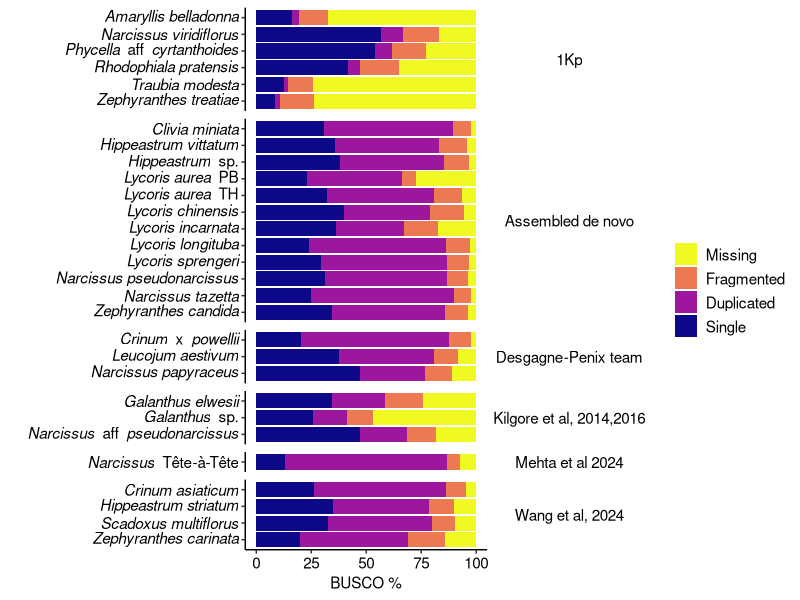
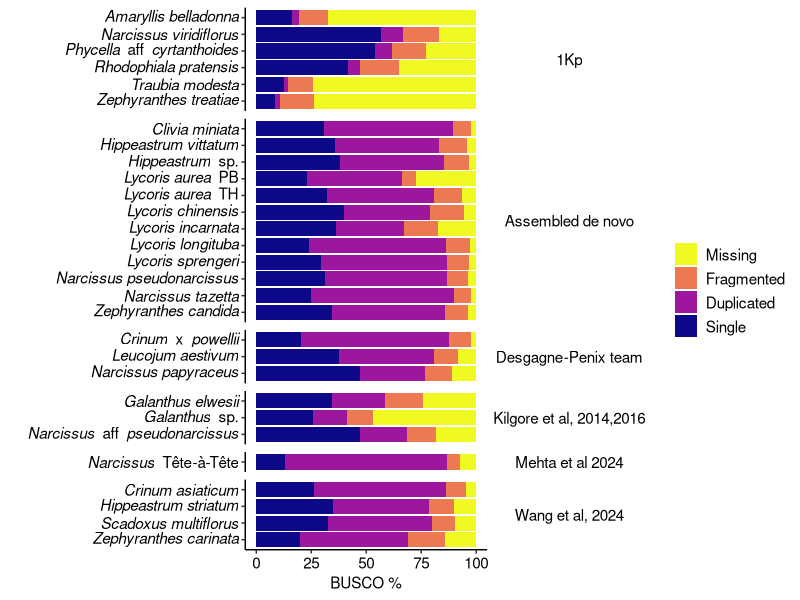

The R source for these figures, in order:
# busco plot

library(tidyverse)

formatted_species =
    function(character){
        character %>%
            gsub("_", " ", x=.) %>%
            gsub("(powelli|hybridum)", "x \\1", x=.) %>% 
	    gsub("(Narcissus) sp", "italic('\\1')~' Tête-à-Tête'", x=.) %>%
            gsub("(\\w+) sp$", "italic('\\1')~' sp.'", x=.) %>%
            gsub("(\\w+)( x | aff )(\\w+)",
                 "italic('\\1')~'\\2'~italic('\\3')", x=.) %>%
            gsub("^(\\w+ \\w+)$", "italic('\\1')", x=.) %>% 
            gsub("^(\\w+ \\w+) (PB|TH)$", "italic('\\1')~' \\2'", x=.)
    }

get_Origin = function(assembly) {
    case_when(assembly %in% c("Amaryllis belladonna",
                              "Narcissus viridiflorus",
                              "Phycella aff cyrtanthoides",
                              "Rhodophiala pratensis",
                              "Traubia modesta",
                              "Zephyranthes treatiae") ~
                  "1Kp",
              assembly %in% c("Zephyranthes carinata",
                              "Crinum asiaticum",
                              "Hippeastrum striatum",
                              "Scadoxus multiflorus") ~
                  "Wang et al, 2024",
              assembly == "Narcissus sp" ~ "Mehta et al 2024",
              assembly %in% c("Narcissus papyraceus", "Leucojum aestivum",
                              "Crinum powellii") ~
                  "Desgagne-Penix team",
              assembly %in% c("Narcissus aff pseudonarcissus",
                              "Galanthus sp",
                              "Galanthus elwesii") ~
                  "Kilgore et al, 2014,2016",
              .default = "Assembled de novo")
}

read_delim("Busco_summary.txt") %>% 
    mutate(Species = gsub(".fasta", "", Input_file) %>% 
               gsub("_", " ",  .),
           Species_formatted = Species %>% formatted_species) %>% 
    select(Species, Species_formatted, Single, Duplicated, Fragmented, Missing) %>% 
    pivot_longer(cols = -c(Species, Species_formatted),
                 names_to = "BUSCO", values_to = "Pct") %>% 
    mutate(BUSCO = factor(BUSCO, 
                          levels = c("Single", "Duplicated", 
                                     "Fragmented", "Missing")),
           Origin = get_Origin(Species)
    ) %>% 
    ggplot(aes(Pct, Species_formatted %>% fct_rev, fill = BUSCO %>% fct_rev)) + 
    geom_col() + 
    theme_classic() + 
        facet_grid(rows = vars(Origin), scales = "free_y",  
                   axes = "all_y", space = "free") + 
    scale_fill_viridis_d(option="plasma", direction = -1) + 
    labs(x = "BUSCO %", y = "", fill = "") +
    scale_y_discrete(labels = ggplot2:::parse_safe) +
    theme(axis.text = element_text(color = "black", size = 11),
          legend.text = element_text(size = 11),
          strip.text.y = element_text(color = "black",
                                      angle = 0, 
                                      size = 11), 
          strip.background = element_blank())
dir.create("plots", showWarnings = F)
ggsave(paste0("plots/BUSCO_", Sys.Date(), ".svg"), 
width = 8, height = 8, units="in")
